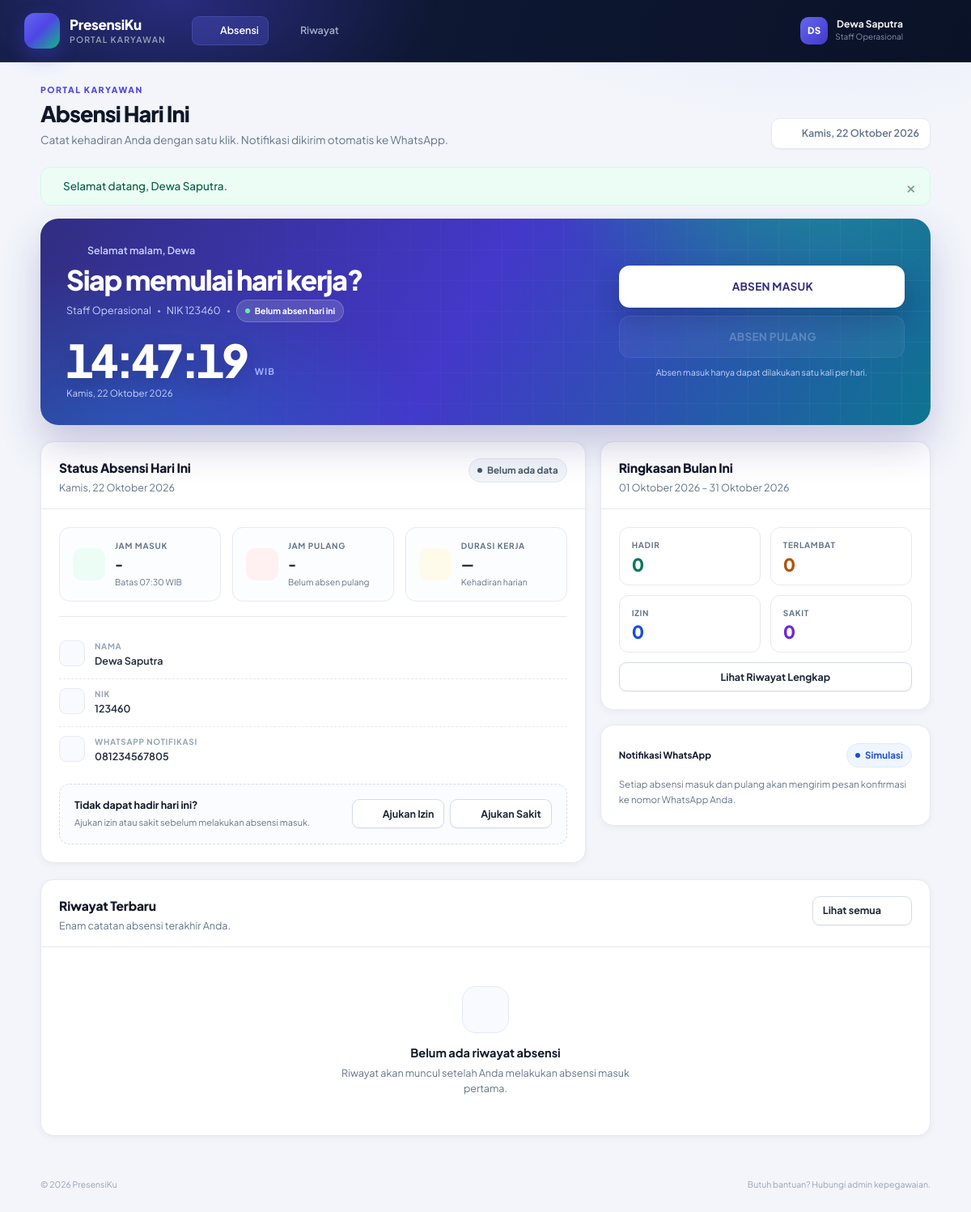
The app's page /karyawan/index.php (signed in) with its own data.
### tables this page shows
CREATE TABLE `users` (
  `id` bigint(20) UNSIGNED NOT NULL,
  `nik` varchar(20) NOT NULL,
  `nama` varchar(100) NOT NULL,
  `jabatan` varchar(100) NOT NULL,
  `no_wa` varchar(20) NOT NULL,
  `email` varchar(120) NOT NULL,
  `password` varchar(255) NOT NULL,
  `role` enum('admin','karyawan') NOT NULL DEFAULT 'karyawan',
  `aktif` tinyint(1) NOT NULL DEFAULT 1,
  `created_at` datetime NOT NULL DEFAULT current_timestamp(),
  `updated_at` datetime NOT NULL DEFAULT current_timestamp() ON UPDATE current_timestamp()
);

### karyawan/index.php (the view, shortened to what the rows shown need)
<?php
require __DIR__ . '/../bootstrap.php';
$user = require_karyawan();
$pdo = Database::connection();
$userId = (int) $user['id'];
$today = date('Y-m-d');
$stmt = $pdo->prepare('SELECT * FROM attendance WHERE user_id = ? AND tanggal = ? LIMIT 1');
$stmt->execute([$userId, $today]);
$todayAttendance = $stmt->fetch() ?: null;
$hour = (int) date('H');
if ($hour < 11) {
    $greeting = 'Selamat pagi';
} elseif ($hour < 15) {
    $greeting = 'Selamat siang';
} elseif ($hour < 18) {
    $greeting = 'Selamat sore';
} else {
    $greeting = 'Selamat malam';
}
$firstName = explode(' ', (string) $user['nama'])[0];
$pageTitle = 'Absensi Hari Ini';
require BASE_PATH . '/templates/karyawan_shell_start.php';
?>
<section class="attendance-hero">
    <div>
        <p class="attendance-hero__greeting">
            <?= icon('sparkles') ?> <?= e($greeting) ?>, <?= e($firstName) ?>
        </p>
        <h2>Siap memulai hari kerja?</h2>
        <div class="attendance-hero__meta">
            <span><?= e($user['jabatan']) ?></span>
            <span class="attendance-hero__dot"></span>
            <span>NIK <?= e($user['nik']) ?></span>
            <?php if ($todayAttendance !== null): ?>
                <span class="attendance-hero__dot"></span>
                <span class="hero-status"><?= e(status_label((string) $todayAttendance['status'])) ?><?= !empty($todayAttendance['jam_masuk']) ? ' · ' . e(jam((string) $todayAttendance['jam_masuk'])) : '' ?></span>
            <?php else: ?>
                <span class="attendance-hero__dot"></span>
                <span class="hero-status">Belum absen hari ini</span>
            <?php endif; ?>
        </div>
        <div class="attendance-clock">
            <span class="attendance-clock__time" data-clock><?= date('H:i:s') ?></span>
            <span class="attendance-clock__zone">WIB</span>
        </div>
        <p class="attendance-clock__date" data-clock-date><?= e(tanggal_id($today, true)) ?></p>
    </div>
</section>
<div class="grid grid--2-1 section-gap">
    <section class="card">
        <div class="card__head">
            <div>
                <h2 class="card__title">Status Absensi Hari Ini</h2>
            </div>
        </div>
        <div class="card__body">
            <div class="info-list">
                <div class="info-row">
                    <span><span class="info-row__label">Nama</span><span class="info-row__value"><?= e($user['nama']) ?></span></span>
                </div>
                <div class="info-row">
                    <span><span class="info-row__label">NIK</span><span class="info-row__value"><?= e($user['nik']) ?></span></span>
                </div>
                <div class="info-row">
                    <span><span class="info-row__label">WhatsApp notifikasi</span><span class="info-row__value"><?= e(phone_display((string) $user['no_wa'])) ?></span></span>
                </div>
            </div>
        </div>
    </section>
    <aside class="grid" style="align-content:start">
        <section class="card">
            <div class="card__head">
                <div>
                    <h2 class="card__title">Ringkasan Bulan Ini</h2>
                </div>
            </div>
        </section>
    </aside>
</div>
<section class="card section-gap">
    <div class="card__head">
        <div>
            <h2 class="card__title">Riwayat Terbaru</h2>
        </div>
    </div>
</section>
<?php require BASE_PATH . '/templates/karyawan_shell_end.php'; ?>

### templates/karyawan_shell_start.php (shortened to what the rows shown need)
<?php
$user = $user ?? require_karyawan();
$pageTitle = $pageTitle ?? 'Absensi';
require BASE_PATH . '/templates/head.php';
?>
<div class="emp-shell">
    <header class="emp-nav">
        <div class="emp-nav__inner">
            <div class="emp-nav__user">
                <span class="avatar avatar--sm <?= avatar_tone($user['id']) ?>"><?= e(initials((string) $user['nama'])) ?></span>
                <span class="emp-nav__user-text">
                    <strong><?= e($user['nama']) ?></strong>
                    <small><?= e($user['jabatan']) ?></small>
                </span>
                <form method="post" action="<?= url('logout.php') ?>">
                    <button type="submit" class="icon-btn icon-btn--ghost" title="Logout" aria-label="Logout">
                    </button>
                </form>
            </div>
        </div>
    </header>
    <main class="page page--employee">
        <div class="page-heading">
            <div>
                <h1><?= e($pageTitle) ?></h1>
            </div>
        </div>

### records on screen
users: nama "DS", nama "Dewa Saputra", jabatan "Staff Operasional", nama "Dewa", nik "123460", no_wa "081234567805"

### other values on screen
config('app.name', 'PresensiKu') "PresensiKu"
$pageTitle "Absensi Hari Ini"
$pageSubtitle "Catat kehadiran Anda dengan satu klik. Notifikasi dikirim otomatis ke WhatsApp."
$flash['message'] "Selamat datang, Dewa Saputra."
$greeting "Selamat malam"
jam($todayAttendance['jam_masuk'] ?? null) "-"
config('jam_masuk_batas', '07:30') "07:30"
jam($todayAttendance['jam_pulang'] ?? null) "-"
$monthCounts['HADIR'] "0"
$monthCounts['TERLAMBAT'] "0"
$monthCounts['IZIN'] "0"
$monthCounts['SAKIT'] "0"
